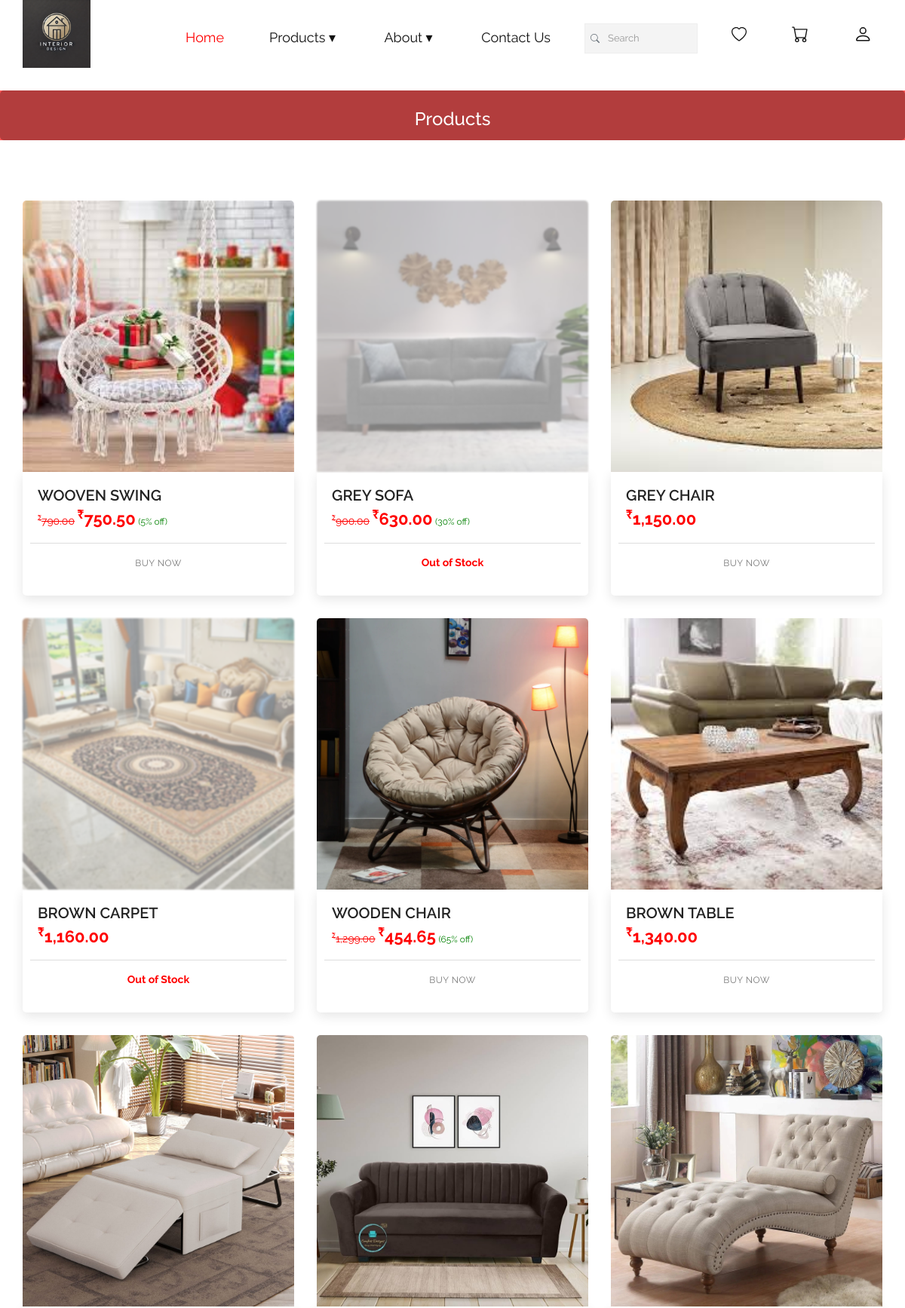
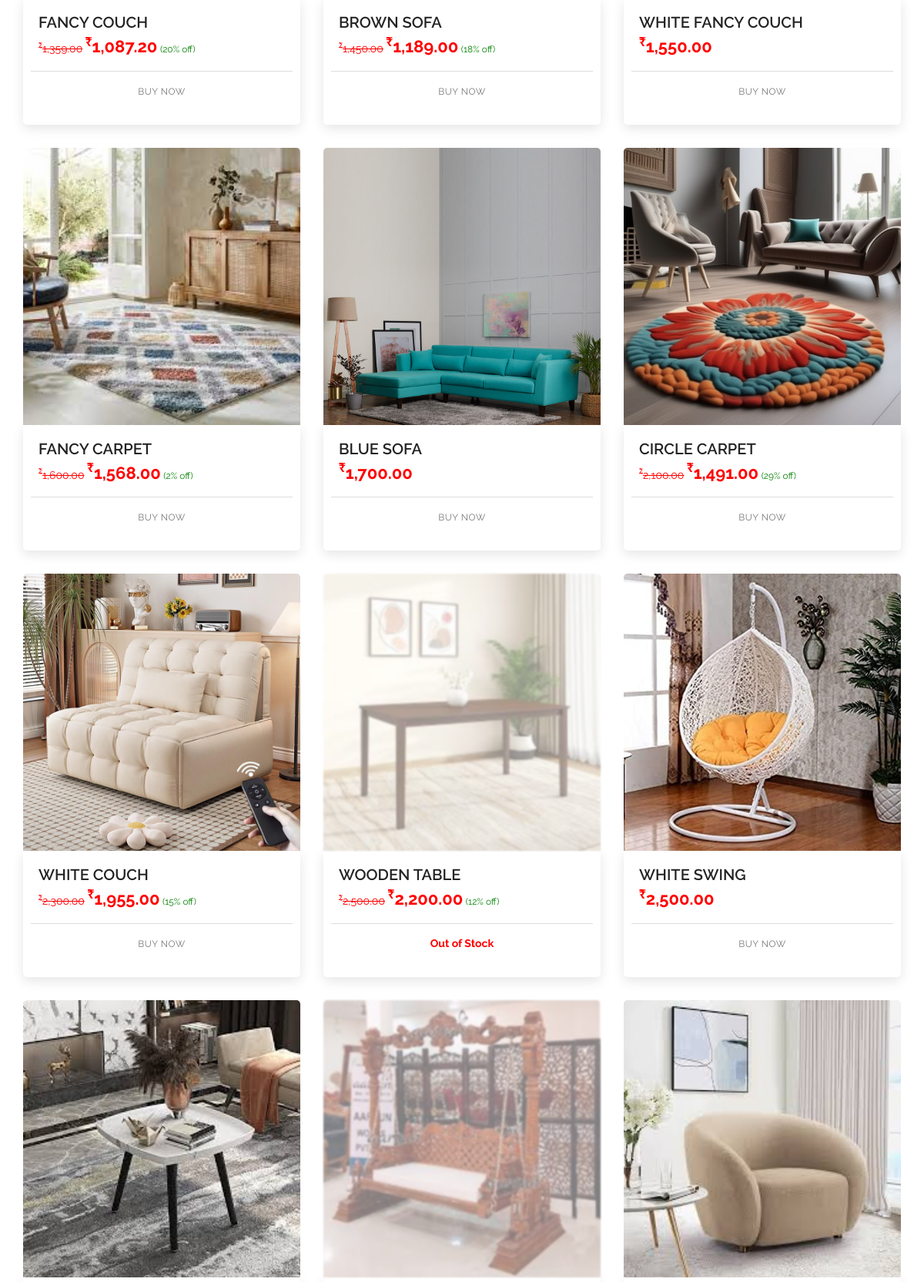
/products.php (upper part), run on the app's committed database (2 pictures, top to bottom).
### tables this page shows
CREATE TABLE `products` (
  `p_id` int(100) NOT NULL,
  `p_name` varchar(255) NOT NULL,
  `p_img` varchar(255) NOT NULL,
  `p_mrp` int(100) NOT NULL,
  `p_price` int(100) NOT NULL,
  `p_desc` varchar(255) NOT NULL,
  `c_id` int(100) NOT NULL,
  `qty` int(100) NOT NULL,
  `p_discount` int(11) DEFAULT 0
);

### products.php (the view, shortened to what this page needs)
<!DOCTYPE html>
<html>
<head>
    <link rel="stylesheet" href="css/bootstrap.min.css">
    <link rel="stylesheet" href="css/bootstrap-theme.min.css">
    <link rel="stylesheet" href="css/fontAwesome.css">
    <link rel="stylesheet" href="css/hero-slider.css">
    <link rel="stylesheet" href="css/owl-carousel.css">
    <link rel="stylesheet" href="css/style.css">
</head>
<body>
    <div class="wrap">
        <?php include("header.php"); ?>
    </div>
    <section class="banner banner-secondary" id="top" style="background-color:rgba(255, 0, 0, 0.66);">
        <div class="container">
            <div class="row">
                <div class="col-md-10 col-md-offset-1">
                    <div class="banner-caption">
                        <h3 style="color:white; text-align:center;">Products</h3>
                    </div>
                </div>
            </div>
        </div>
    </section>
    <main>
        <section class="featured-places">
            <div class="container">
                <div class="row">
                    <?php
                    include("config.php");
                    $sql = "SELECT * FROM products ORDER BY p_price";
                    $result = $conn->query($sql);
                    if ($result->num_rows > 0) {
                        while ($row = $result->fetch_assoc()) {
                            $p_id = $row['p_id'];
                            $p_name = $row['p_name'];
                            $p_img = $row['p_img'];
                            $p_price = $row['p_price'];
                            $qty = $row['qty'];
                            $p_discount = $row['p_discount'];
                            if ($p_discount > 0) {
                                $final_price = $p_price - ($p_price * $p_discount / 100);
                            } else {
                                $final_price = $p_price;
                            }
                            $formatted_final_price = number_format($final_price, 2);
                            $formatted_price = number_format($p_price, 2);
                            ?>
                            <div class="col-md-4 col-sm-6 col-xs-12">
                                <div class="featured-item">
                                    <div class="thumb">
                                        <img src="img/<?php echo "$p_img"; ?>" alt=""  class="<?php echo ($qty > 0) ? '' : 'blurred'; ?>">
                                    </div>
                                    <div class="down-content">
                                        <h4>
                                            <?php echo "$p_name"; ?>
                                        </h4>
                                        <span>
                                            <?php if ($p_discount > 0) { ?>
                                                <del><sup>₹</sup><?php echo "$formatted_price"; ?></del>
                                                <strong><sup>₹</sup><?php echo "$formatted_final_price"; ?></strong>
                                                 <small style="color: green;">(<?php echo $p_discount; ?>% off)</small>
                                            <?php } else { ?>
                                                <strong><sup>₹</sup><?php echo "$formatted_price"; ?></strong>
                                            <?php } ?>
                                        </span>
                                        <div class="text-button">
                    <?php if ($qty > 0) { ?>
                        <a href="product-details.php?p_id=<?php echo $p_id; ?>">Buy now</a>
                    <?php } else { ?>
                        <span style="color: red; font-weight: bold;">Out of Stock</span>
                    <?php } ?>
                </div>
                                    </div>
                                </div>
                            </div>
                            <?php
                        }
                    } else {
                        echo "No data found.";
                    }
                    ?>
                </div>
            </div>
        </section>
    </main>
</body>
</html>

### css/hero-slider.css (style rules this page uses)
*, *::after, *::before { -webkit-box-sizing: border-box; -moz-box-sizing: border-box; box-sizing: border-box; }
html { font-size: 62.5%; }
body { font-family: "Open Sans", sans-serif; color: #2c343b; background-color: #f2f2f2; }
a { color: #d44457; text-decoration: none; }
img { max-width: 100%; }

### css/style.css (style rules this page uses)
body { font-family: 'Raleway', 'sans-serif'; background-color: #fff; }
section { padding-top: 80px; padding-bottom: 80px; }
section.banner { padding: 0px; }
.banner { width: 100%; height: 100%; background-position: center; background-repeat: no-repeat; background-size: cover; position: relative; }
.thumb-img:before, .banner:before { content: ''; position: absolute; top: 0; left: 0; right: 0; bottom: 0; background-color: rgba(0,0,0,.3); z-index: 1; border-radius: 5px; }
.banner .container { position: relative; z-index: 2; }
.banner .banner-caption { padding: 200px 0px; }
.banner-secondary .banner-caption { padding: 5px 0px; }
.featured-item { margin-bottom: 30px; }
.featured-places .featured-item .thumb { position: relative; z-index: 1; }
.featured-places .featured-item .thumb img { width: 100%; overflow: hidden; border-top-left-radius: 5px; border-top-right-radius: 5px; }
.featured-places .featured-item .down-content { background-color: #fff; box-shadow: 0px 5px 15px rgba(0,0,0,0.1); padding: 20px 20px 20px 20px; border-bottom-left-radius: 5px; border-bottom-right-radius: 5px; }
.featured-places .featured-item .down-content h4 { margin-top: 0px; font-size: 20px; font-weight: 600; color: #232323; margin-bottom: 5px; }
.featured-places .featured-item .down-content span { display: block; font-size: 14px; color: red; margin-bottom: 15px; }
.featured-places .featured-item .down-content span strong { font-size: 22px; }
.featured-places .featured-item .down-content .text-button { text-align: center; height: 50px; line-height: 50px; border-top: 1px solid #ddd; margin: 0px -10px; }
.featured-places .featured-item .down-content .text-button a { font-size: 12px; text-transform: uppercase; color: #7a7a7a; letter-spacing: 0.5px; text-decoration: none; display: inline-block; width: 100%; transition: all 0.5s; }
main > section { background: #fff; }

### products.php (style rules this page uses)
.blurred { filter: blur(1.0px); opacity: 0.5; }

### data on the page
products: p_img (picture), p_name "WOOVEN SWING", p_price "790.00", formatted_final_price "750.50", p_discount "5"
products: p_img (picture), p_name "GREY SOFA", p_price "900.00", formatted_final_price "630.00", p_discount "30", qty "Out of Stock"
products: p_img (picture), p_name "GREY CHAIR", p_price "1,150.00"
products: p_img (picture), p_name "BROWN CARPET", p_price "1,160.00", qty "Out of Stock"
products: p_img (picture), p_name "WOODEN CHAIR", p_price "1,299.00", formatted_final_price "454.65", p_discount "65"
products: p_img (picture), p_name "BROWN TABLE", p_price "1,340.00"
products: p_img (picture), p_name "FANCY COUCH", p_price "1,359.00", formatted_final_price "1,087.20", p_discount "20"
products: p_img (picture), p_name "BROWN SOFA", p_price "1,450.00", formatted_final_price "1,189.00", p_discount "18"
products: p_img (picture), p_name "WHITE FANCY COUCH", p_price "1,550.00"
products: p_img (picture), p_name "FANCY CARPET", p_price "1,600.00", formatted_final_price "1,568.00", p_discount "2"
products: p_img (picture), p_name "BLUE SOFA", p_price "1,700.00"
products: p_img (picture), p_name "CIRCLE CARPET", p_price "2,100.00", formatted_final_price "1,491.00", p_discount "29"
products: p_img (picture), p_name "WHITE COUCH", p_price "2,300.00", formatted_final_price "1,955.00", p_discount "15"
products: p_img (picture), p_name "WOODEN TABLE", p_price "2,500.00", formatted_final_price "2,200.00", p_discount "12", qty "Out of Stock"
products: p_img (picture), p_name "WHITE SWING", p_price "2,500.00"
products: p_img (picture)
products: p_img (picture)
products: p_img (picture)
